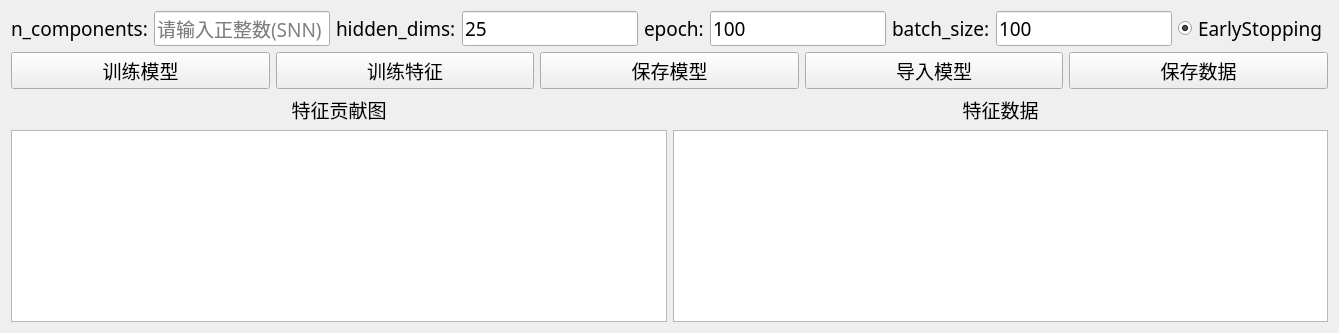
      <widget class="QWidget" name="page_SNN">
       <layout class="QGridLayout" name="gridLayout_4">
        <item row="3" column="1">
         <widget class="QTableWidget" name="SNN_features"/>
        </item>
        <item row="2" column="1">
         <widget class="QLabel" name="label_tezhengshuju_SNN">
          <property name="font">
           <font>
            <family>微软雅黑</family>
            <pointsize>14</pointsize>
           </font>
          </property>
          <property name="text">
           <string>特征数据</string>
          </property>
          <property name="alignment">
           <set>Qt::AlignCenter</set>
          </property>
         </widget>
        </item>
        <item row="0" column="0" colspan="2">
         <layout class="QHBoxLayout" name="horizontalLayout_10">
          <item>
           <widget class="QLabel" name="label_n_components_SNN">
            <property name="font">
             <font>
              <family>微软雅黑</family>
              <pointsize>14</pointsize>
             </font>
            </property>
            <property name="text">
             <string>n_components:</string>
            </property>
           </widget>
          </item>
          <item>
           <widget class="QLineEdit" name="n_components_SNN">
            <property name="font">
             <font>
              <family>微软雅黑</family>
              <pointsize>14</pointsize>
             </font>
            </property>
            <property name="text">
             <string/>
            </property>
            <property name="placeholderText">
             <string>请输入正整数(SNN)</string>
            </property>
           </widget>
          </item>
          <item>
           <widget class="QLabel" name="label_hidden_dims_SNN">
            <property name="font">
             <font>
              <family>微软雅黑</family>
              <pointsize>14</pointsize>
             </font>
            </property>
            <property name="text">
             <string>hidden_dims:</string>
            </property>
           </widget>
          </item>
          <item>
           <widget class="QLineEdit" name="hidden_dims_SNN">
            <property name="font">
             <font>
              <family>微软雅黑</family>
              <pointsize>14</pointsize>
             </font>
            </property>
            <property name="text">
             <string>25</string>
            </property>
            <property name="placeholderText">
             <string>默认为25(SNN)</string>
            </property>
           </widget>
          </item>
          <item>
           <widget class="QLabel" name="label_epoch_SNN">
            <property name="font">
             <font>
              <family>微软雅黑</family>
              <pointsize>14</pointsize>
             </font>
            </property>
            <property name="text">
             <string>epoch:</string>
            </property>
           </widget>
          </item>
          <item>
           <widget class="QLineEdit" name="epoch_SNN">
            <property name="font">
             <font>
              <family>微软雅黑</family>
              <pointsize>14</pointsize>
             </font>
            </property>
            <property name="text">
             <string>100</string>
            </property>
           </widget>
          </item>
          <item>
           <widget class="QLabel" name="label_batch_size_SNN">
            <property name="font">
             <font>
              <family>微软雅黑</family>
              <pointsize>14</pointsize>
             </font>
            </property>
            <property name="text">
             <string>batch_size:</string>
            </property>
           </widget>
          </item>
          <item>
           <widget class="QLineEdit" name="batch_size_SNN">
            <property name="font">
             <font>
              <family>微软雅黑</family>
              <pointsize>14</pointsize>
             </font>
            </property>
            <property name="text">
             <string>100</string>
            </property>
           </widget>
          </item>
          <item>
           <widget class="QRadioButton" name="Early_Stopping_SNN">
            <property name="font">
             <font>
              <family>微软雅黑</family>
              <pointsize>14</pointsize>
             </font>
            </property>
            <property name="text">
             <string>EarlyStopping</string>
            </property>
            <property name="checked">
             <bool>true</bool>
            </property>
           </widget>
          </item>
         </layout>
        </item>
        <item row="2" column="0">
         <widget class="QLabel" name="label_tezhenggongxiantu_SNN">
          <property name="font">
           <font>
            <family>微软雅黑</family>
            <pointsize>14</pointsize>
           </font>
          </property>
          <property name="text">
           <string>特征贡献图</string>
          </property>
          <property name="alignment">
           <set>Qt::AlignCenter</set>
          </property>
         </widget>
        </item>
        <item row="3" column="0">
         <widget class="QGraphicsView" name="SNN_gongxiantu"/>
        </item>
        <item row="1" column="0" colspan="2">
         <layout class="QHBoxLayout" name="horizontalLayout_9">
          <item>
           <widget class="QPushButton" name="xunlianmoxing_SNN">
            <property name="font">
             <font>
              <family>微软雅黑</family>
              <pointsize>14</pointsize>
             </font>
            </property>
            <property name="text">
             <string>训练模型</string>
            </property>
           </widget>
          </item>
          <item>
           <widget class="QPushButton" name="xunliantezheng_SNN">
            <property name="font">
             <font>
              <family>微软雅黑</family>
              <pointsize>14</pointsize>
             </font>
            </property>
            <property name="text">
             <string>训练特征</string>
            </property>
           </widget>
          </item>
          <item>
           <widget class="QPushButton" name="baocunmoxing_SNN">
            <property name="font">
             <font>
              <family>微软雅黑</family>
              <pointsize>14</pointsize>
             </font>
            </property>
            <property name="text">
             <string>保存模型</string>
            </property>
           </widget>
          </item>
          <item>
           <widget class="QPushButton" name="daorumoxing_SNN">
            <property name="font">
             <font>
              <family>微软雅黑</family>
              <pointsize>14</pointsize>
             </font>
            </property>
            <property name="text">
             <string>导入模型</string>
            </property>
           </widget>
          </item>
          <item>
           <widget class="QPushButton" name="baocunshuju_SNN">
            <property name="font">
             <font>
              <family>微软雅黑</family>
              <pointsize>14</pointsize>
             </font>
            </property>
            <property name="text">
             <string>保存数据</string>
            </property>
           </widget>
          </item>
         </layout>
        </item>
       </layout>
      </widget>
